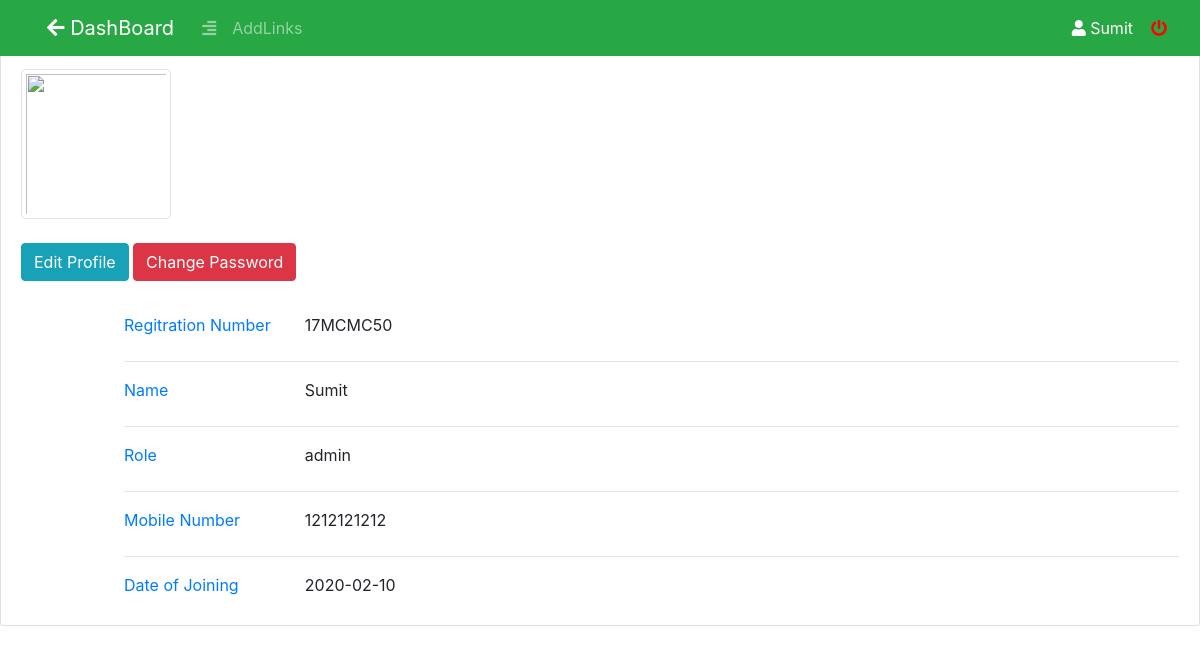
/admin/User_profile.php (signed in), run on the app's committed database.
### tables this page shows
CREATE TABLE `employee` (
  `reg_id` varchar(30) NOT NULL,
  `fullname` varchar(50) NOT NULL,
  `phone` varchar(20) NOT NULL,
  `gender` varchar(10) DEFAULT NULL,
  `password` varchar(255) NOT NULL,
  `role` varchar(50) NOT NULL,
  `join_date` date DEFAULT NULL,
  `address` varchar(50) DEFAULT NULL
);

### admin/User_profile.php (the view, shortened to what this page needs)
<?php include ("includes/db.php");?>
<?php
  	if($_SESSION['userrole'] == "admin")
  	{
  		$userId = $_SESSION['reg_Id'];
	  	$query = "SELECT reg_id,fullname,phone,role,join_date from employee where reg_id = '$userId'";
	  	$result = mysqli_query($conn, $query);
	  	while($row = mysqli_fetch_array($result))
	  	{
	  		$id=$row['reg_id'];
	  		$name=$row['fullname'];
	  		$mobile=$row['phone'];
	  		$Role=$row['role'];
	  		$DOJ=$row['join_date'];
	  	}
  	}
?>
<!DOCTYPE html>
<html lang="en">
<?php include ("includes/admin_header.php"); ?>
<body>
<?php include("includes/admin_navbar.php"); ?>
		<br><br>
		<div class="card">
		    <div class="card-body">
		        <div class="card-title mb-4">
		            <div class="d-flex justify-content-start">
		                <div class="image-container">
		                    <img src="../images/users/<?php echo $image; ?>" id="imgProfile" style="width: 150px; height: 150px" class="img-thumbnail">
		                    <div class="middle"><br>
		                        <a href="profile.php?source=edit_profile&u_id=<?php echo $userID; ?>"><input type="button" class="btn btn-info" id="btnChangePicture" value="Edit Profile"></a>
		                        <a href="profile.php?source=change_password&u_id=<?php echo $userID; ?>"><input type="button" class="btn btn-danger" id="btnChangePicture" value="Change Password"></a>
		                    </div>
		                </div><br>
		            </div>
		        </div>
		        <div class="row">
		            <div class="col-11 offset-sm-1">
		                <div class="tab-content mt-2 ml-1">
		                    <div class="tab-pane show active" role="tabpanel" aria-labelledby="basicInfo-tab">
		                        <div class="row">
		                            <div class="col-sm-3 col-md-2 col-5">
		                                <label class="text-primary">Regitration Number</label>
		                            </div>
		                            <div class="col-md-8 col-6">
		                                <?php echo $id; ?>
		                            </div>
		                        </div>
		                        <hr />
		                        <div class="row">
		                            <div class="col-sm-3 col-md-2 col-5">
		                                <label class="text-primary">Name</label>
		                            </div>
		                            <div class="col-md-8 col-6">
		                                <?php echo $name; ?>
		                            </div>
		                        </div>
		                        <hr />
		                        <div class="row">
		                            <div class="col-sm-3 col-md-2 col-5">
		                                <label class="text-primary">Role</label>
		                            </div>
		                            <div class="col-md-8 col-6">
		                                <?php echo $Role; ?>
		                            </div>
		                        </div>
		                        <hr />
		                        <div class="row">
		                            <div class="col-sm-3 col-md-2 col-5">
		                                <label class="text-primary">Mobile Number</label>
		                            </div>
		                            <div class="col-md-8 col-6">
		                                <?php echo $mobile; ?>
		                            </div>
		                        </div>
		                        <hr />
		                        <div class="row">
		                            <div class="col-sm-3 col-md-2 col-5">
		                                <label class="text-primary">Date of Joining</label>
		                            </div>
		                            <div class="col-md-8 col-6">
		                                <?php echo $DOJ; ?>
		                            </div>
		                        </div>
		                    </div>
		                </div>
		            </div>
		        </div>
		    </div>
</div>
</body>
</html>

### data on the page
employee: reg_id "17MCMC50", fullname "Sumit", role "admin", phone "1212121212", join_date "2020-02-10"

### other printed values
$_SESSION['adminname'] "Sumit"
